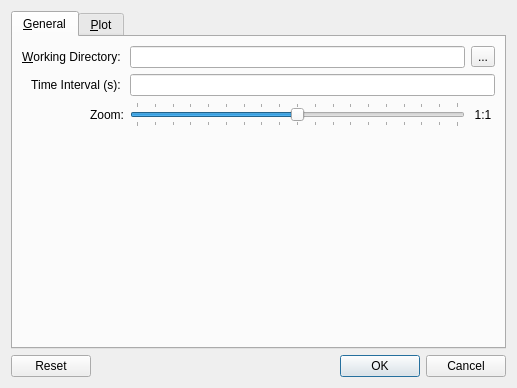
<?xml version="1.0" encoding="UTF-8"?>
<ui version="4.0">
 <class>Options</class>
 <widget class="QDialog" name="Options">
  <property name="windowModality">
   <enum>Qt::ApplicationModal</enum>
  </property>
  <property name="geometry">
   <rect>
    <x>0</x>
    <y>0</y>
    <width>517</width>
    <height>388</height>
   </rect>
  </property>
  <property name="windowTitle">
   <string>EDF Viewer - Options</string>
  </property>
  <property name="windowIcon">
   <iconset>
    <normaloff>:/Icons/Icons/options.svg</normaloff>:/Icons/Icons/options.svg</iconset>
  </property>
  <layout class="QVBoxLayout" name="verticalLayout">
   <item>
    <widget class="QTabWidget" name="mainTW">
     <property name="toolTip">
      <string/>
     </property>
     <property name="currentIndex">
      <number>0</number>
     </property>
     <widget class="QWidget" name="generalTab">
      <attribute name="title">
       <string>&amp;General</string>
      </attribute>
      <layout class="QVBoxLayout" name="verticalLayout_2">
       <item>
        <layout class="QGridLayout" name="gridLayout" columnstretch="0,0,0">
         <property name="sizeConstraint">
          <enum>QLayout::SetMinimumSize</enum>
         </property>
         <item row="1" column="0">
          <widget class="QLabel" name="lblInterval">
           <property name="font">
            <font>
             <underline>false</underline>
            </font>
           </property>
           <property name="text">
            <string>Time Interval (s): </string>
           </property>
           <property name="alignment">
            <set>Qt::AlignRight|Qt::AlignTrailing|Qt::AlignVCenter</set>
           </property>
           <property name="buddy">
            <cstring>timeIntLE</cstring>
           </property>
          </widget>
         </item>
         <item row="2" column="0">
          <widget class="QLabel" name="lblZoom">
           <property name="text">
            <string>Zoom:</string>
           </property>
           <property name="alignment">
            <set>Qt::AlignRight|Qt::AlignTrailing|Qt::AlignVCenter</set>
           </property>
          </widget>
         </item>
         <item row="0" column="2">
          <widget class="QToolButton" name="workDirectoryPB">
           <property name="toolTip">
            <string>Select the Base path directory</string>
           </property>
           <property name="text">
            <string>...</string>
           </property>
           <property name="icon">
            <iconset>
             <normaloff>:/Icons/open.svg</normaloff>:/Icons/open.svg</iconset>
           </property>
          </widget>
         </item>
         <item row="0" column="0">
          <widget class="QLabel" name="lblPath">
           <property name="toolTip">
            <string>&lt;html&gt;&lt;head/&gt;&lt;body&gt;&lt;p&gt;Base path for input/output.&lt;/p&gt;&lt;/body&gt;&lt;/html&gt;</string>
           </property>
           <property name="text">
            <string>&amp;Working Directory: </string>
           </property>
           <property name="alignment">
            <set>Qt::AlignRight|Qt::AlignTrailing|Qt::AlignVCenter</set>
           </property>
           <property name="buddy">
            <cstring>workDirectoryLE</cstring>
           </property>
          </widget>
         </item>
         <item row="0" column="1">
          <widget class="QLineEdit" name="workDirectoryLE">
           <property name="toolTip">
            <string>&lt;!DOCTYPE HTML PUBLIC &quot;-//W3C//DTD HTML 4.0//EN&quot; &quot;http://www.w3.org/TR/REC-html40/strict.dtd&quot;&gt;
&lt;html&gt;&lt;head&gt;&lt;meta name=&quot;qrichtext&quot; content=&quot;1&quot; /&gt;&lt;style type=&quot;text/css&quot;&gt;
p, li { white-space: pre-wrap; }
&lt;/style&gt;&lt;/head&gt;&lt;body style=&quot; font-family:'Noto Sans'; font-size:9pt; font-weight:400; font-style:normal;&quot;&gt;
&lt;p style=&quot; margin-top:0px; margin-bottom:0px; margin-left:0px; margin-right:0px; -qt-block-indent:0; text-indent:0px;&quot;&gt;&lt;span style=&quot; font-family:'MS Shell Dlg 2'; font-size:8pt;&quot;&gt;Base path for input/output.&lt;/span&gt;&lt;/p&gt;&lt;/body&gt;&lt;/html&gt;</string>
           </property>
          </widget>
         </item>
         <item row="1" column="1" colspan="2">
          <widget class="QLineEdit" name="timeIntLE">
           <property name="sizePolicy">
            <sizepolicy hsizetype="Minimum" vsizetype="Fixed">
             <horstretch>0</horstretch>
             <verstretch>0</verstretch>
            </sizepolicy>
           </property>
           <property name="minimumSize">
            <size>
             <width>150</width>
             <height>0</height>
            </size>
           </property>
          </widget>
         </item>
         <item row="2" column="1">
          <widget class="QSlider" name="zoomHS">
           <property name="minimum">
            <number>-9</number>
           </property>
           <property name="maximum">
            <number>9</number>
           </property>
           <property name="pageStep">
            <number>5</number>
           </property>
           <property name="orientation">
            <enum>Qt::Horizontal</enum>
           </property>
           <property name="tickPosition">
            <enum>QSlider::TicksBothSides</enum>
           </property>
           <property name="tickInterval">
            <number>1</number>
           </property>
          </widget>
         </item>
         <item row="2" column="2">
          <widget class="QLabel" name="zoomLbl">
           <property name="text">
            <string>1:1</string>
           </property>
           <property name="alignment">
            <set>Qt::AlignCenter</set>
           </property>
          </widget>
         </item>
        </layout>
       </item>
       <item>
        <spacer name="verticalSpacer">
         <property name="orientation">
          <enum>Qt::Vertical</enum>
         </property>
         <property name="sizeHint" stdset="0">
          <size>
           <width>20</width>
           <height>40</height>
          </size>
         </property>
        </spacer>
       </item>
      </layout>
     </widget>
     <widget class="QWidget" name="plotTab">
      <attribute name="title">
       <string>&amp;Plot</string>
      </attribute>
      <layout class="QVBoxLayout" name="verticalLayout_3">
       <item>
        <layout class="QGridLayout" name="gridLayout_2">
         <property name="sizeConstraint">
          <enum>QLayout::SetMinimumSize</enum>
         </property>
         <item row="0" column="0" alignment="Qt::AlignRight">
          <widget class="QLabel" name="lblColorMap">
           <property name="sizePolicy">
            <sizepolicy hsizetype="Preferred" vsizetype="Preferred">
             <horstretch>0</horstretch>
             <verstretch>0</verstretch>
            </sizepolicy>
           </property>
           <property name="maximumSize">
            <size>
             <width>235</width>
             <height>16777215</height>
            </size>
           </property>
           <property name="text">
            <string>Color map: </string>
           </property>
           <property name="alignment">
            <set>Qt::AlignRight|Qt::AlignTrailing|Qt::AlignVCenter</set>
           </property>
          </widget>
         </item>
         <item row="0" column="1">
          <widget class="QComboBox" name="colorMapCB">
           <property name="sizePolicy">
            <sizepolicy hsizetype="Expanding" vsizetype="Fixed">
             <horstretch>0</horstretch>
             <verstretch>0</verstretch>
            </sizepolicy>
           </property>
           <property name="maximumSize">
            <size>
             <width>234</width>
             <height>16777215</height>
            </size>
           </property>
           <property name="toolTip">
            <string>Color Map</string>
           </property>
          </widget>
         </item>
         <item row="0" column="2" alignment="Qt::AlignRight">
          <widget class="QLabel" name="lblScalePos">
           <property name="text">
            <string>Scale position:</string>
           </property>
          </widget>
         </item>
         <item row="0" column="3">
          <widget class="QComboBox" name="scalePosCB">
           <property name="sizePolicy">
            <sizepolicy hsizetype="Expanding" vsizetype="Fixed">
             <horstretch>0</horstretch>
             <verstretch>0</verstretch>
            </sizepolicy>
           </property>
           <item>
            <property name="text">
             <string>No scale</string>
            </property>
           </item>
           <item>
            <property name="text">
             <string>Upper right</string>
            </property>
           </item>
           <item>
            <property name="text">
             <string>Upper left</string>
            </property>
           </item>
           <item>
            <property name="text">
             <string>Lower left</string>
            </property>
           </item>
           <item>
            <property name="text">
             <string>Lower right</string>
            </property>
           </item>
           <item>
            <property name="text">
             <string>Right</string>
            </property>
           </item>
           <item>
            <property name="text">
             <string>Center left</string>
            </property>
           </item>
           <item>
            <property name="text">
             <string>Center right</string>
            </property>
           </item>
           <item>
            <property name="text">
             <string>Lower center</string>
            </property>
           </item>
           <item>
            <property name="text">
             <string>Upper center</string>
            </property>
           </item>
           <item>
            <property name="text">
             <string>Center</string>
            </property>
           </item>
          </widget>
         </item>
        </layout>
       </item>
       <item>
        <widget class="QFrame" name="colorMapsQF">
         <property name="sizePolicy">
          <sizepolicy hsizetype="Expanding" vsizetype="Expanding">
           <horstretch>0</horstretch>
           <verstretch>0</verstretch>
          </sizepolicy>
         </property>
         <property name="frameShape">
          <enum>QFrame::StyledPanel</enum>
         </property>
         <property name="frameShadow">
          <enum>QFrame::Raised</enum>
         </property>
        </widget>
       </item>
      </layout>
     </widget>
    </widget>
   </item>
   <item>
    <widget class="QDialogButtonBox" name="buttonBox">
     <property name="orientation">
      <enum>Qt::Horizontal</enum>
     </property>
     <property name="standardButtons">
      <set>QDialogButtonBox::Cancel|QDialogButtonBox::Ok|QDialogButtonBox::Reset</set>
     </property>
    </widget>
   </item>
  </layout>
 </widget>
 <tabstops>
  <tabstop>buttonBox</tabstop>
 </tabstops>
 <resources>
  <include location="../EDFViewer.qrc"/>
 </resources>
 <connections>
  <connection>
   <sender>buttonBox</sender>
   <signal>accepted()</signal>
   <receiver>Options</receiver>
   <slot>accept()</slot>
   <hints>
    <hint type="sourcelabel">
     <x>257</x>
     <y>290</y>
    </hint>
    <hint type="destinationlabel">
     <x>157</x>
     <y>274</y>
    </hint>
   </hints>
  </connection>
  <connection>
   <sender>buttonBox</sender>
   <signal>rejected()</signal>
   <receiver>Options</receiver>
   <slot>reject()</slot>
   <hints>
    <hint type="sourcelabel">
     <x>325</x>
     <y>290</y>
    </hint>
    <hint type="destinationlabel">
     <x>286</x>
     <y>274</y>
    </hint>
   </hints>
  </connection>
 </connections>
</ui>
